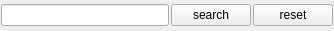
<ui version="4.0" >
 <class>Form1</class>
 <widget class="QWidget" name="Form1" >
  <property name="geometry" >
   <rect>
    <x>0</x>
    <y>0</y>
    <width>334</width>
    <height>31</height>
   </rect>
  </property>
  <property name="sizePolicy" >
   <sizepolicy vsizetype="Fixed" hsizetype="Preferred" >
    <horstretch>0</horstretch>
    <verstretch>0</verstretch>
   </sizepolicy>
  </property>
  <property name="windowTitle" >
   <string>Form1</string>
  </property>
  <layout class="QHBoxLayout" >
   <property name="spacing" >
    <number>2</number>
   </property>
   <property name="leftMargin" >
    <number>1</number>
   </property>
   <property name="topMargin" >
    <number>1</number>
   </property>
   <property name="rightMargin" >
    <number>1</number>
   </property>
   <property name="bottomMargin" >
    <number>1</number>
   </property>
   <item>
    <widget class="QLineEdit" name="BV_searchlineedit" >
     <property name="sizePolicy" >
      <sizepolicy vsizetype="Fixed" hsizetype="Preferred" >
       <horstretch>0</horstretch>
       <verstretch>0</verstretch>
      </sizepolicy>
     </property>
    </widget>
   </item>
   <item>
    <widget class="QPushButton" name="BV_search" >
     <property name="sizePolicy" >
      <sizepolicy vsizetype="Fixed" hsizetype="Fixed" >
       <horstretch>0</horstretch>
       <verstretch>0</verstretch>
      </sizepolicy>
     </property>
     <property name="text" >
      <string>search</string>
     </property>
    </widget>
   </item>
   <item>
    <widget class="QPushButton" name="BV_resetsearch" >
     <property name="sizePolicy" >
      <sizepolicy vsizetype="Fixed" hsizetype="Fixed" >
       <horstretch>0</horstretch>
       <verstretch>0</verstretch>
      </sizepolicy>
     </property>
     <property name="text" >
      <string>reset</string>
     </property>
    </widget>
   </item>
  </layout>
 </widget>
 <layoutdefault spacing="6" margin="11" />
 <pixmapfunction>qPixmapFromMimeSource</pixmapfunction>
 <resources/>
 <connections/>
</ui>
